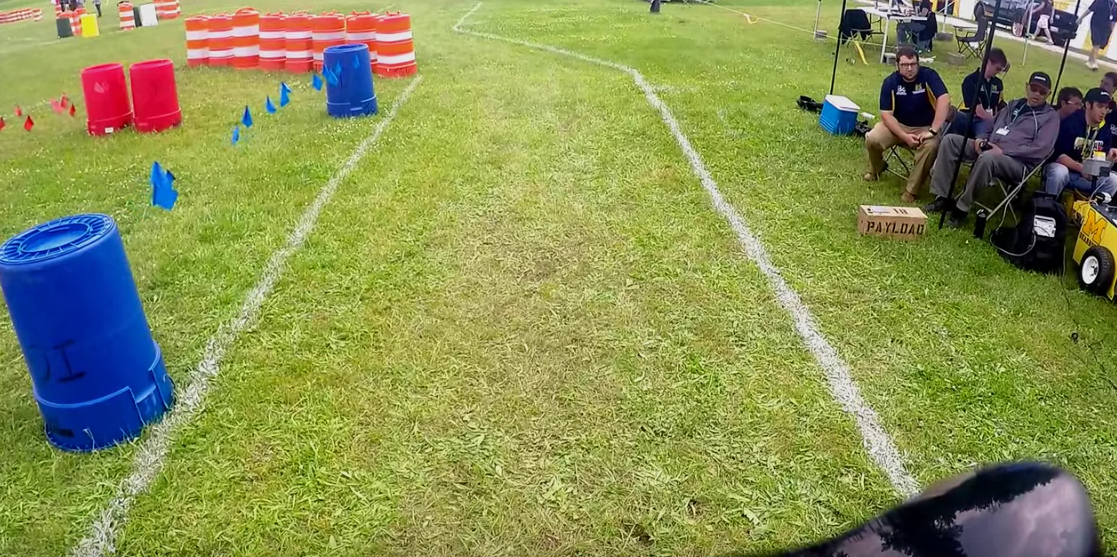
#> input picture OpenCV/f2.png, 1117 x 557 px
$ python -i perception.py   (imports and definitions only)
#> lines starting #> are read from the running program, lines starting #| are printed output that depends on the picture; after the words box and inside, x2 and y2 are one past the last pixel; in counts of white or black regions, pixels touching at a corner belong together
#> further down, picture is the input picture: shape (557, 1117, 3); mean B, G, R 84.2, 145, 137.5
import cv2
import numpy as np
import matplotlib.pyplot as plt
import os

## current working directory path
# [1 line that did not run here, left out]


## Reading the video frame by frame
def readVideo():

	# Read input video from current working directory
    	frame = cv2.VideoCapture('track_opencv.avi')

    	return frame

##Func to process the image for lane detetction
def Imgprocessing(frame):

	## hue-lightness-saturation is used for low light conditions to extract white lanes
	hls = cv2.cvtColor(frame, cv2.COLOR_BGR2HLS)
#> hls: shape (557, 1117, 3); mean of channels 0, 1, 2 47.7, 115.5, 117.1
	lower_white = np.array([0, 160, 10])
	upper_white = np.array([255, 255, 255])

	mask = cv2.inRange(frame, lower_white, upper_white)
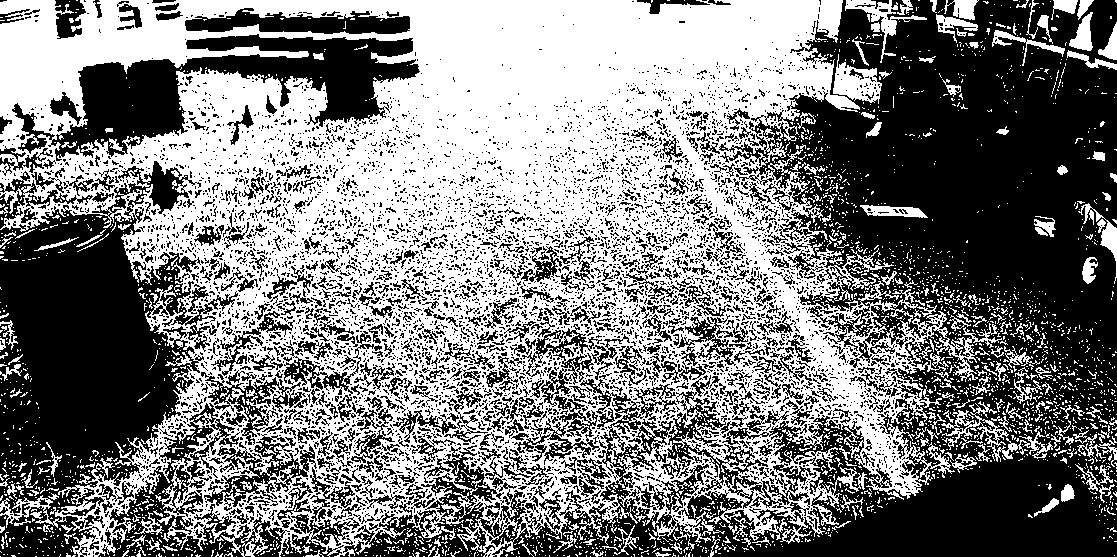
#> mask: shape (557, 1117); 49.6% white; 3097 white regions (2861 under 20 px), largest, box (x1, y1, x2, y2) and area: (0, 0, 1002, 557) 279472, (941, 401, 1053, 462) 1333, (833, 54, 882, 104) 1244
	result = cv2.bitwise_and(frame, frame, mask = mask)
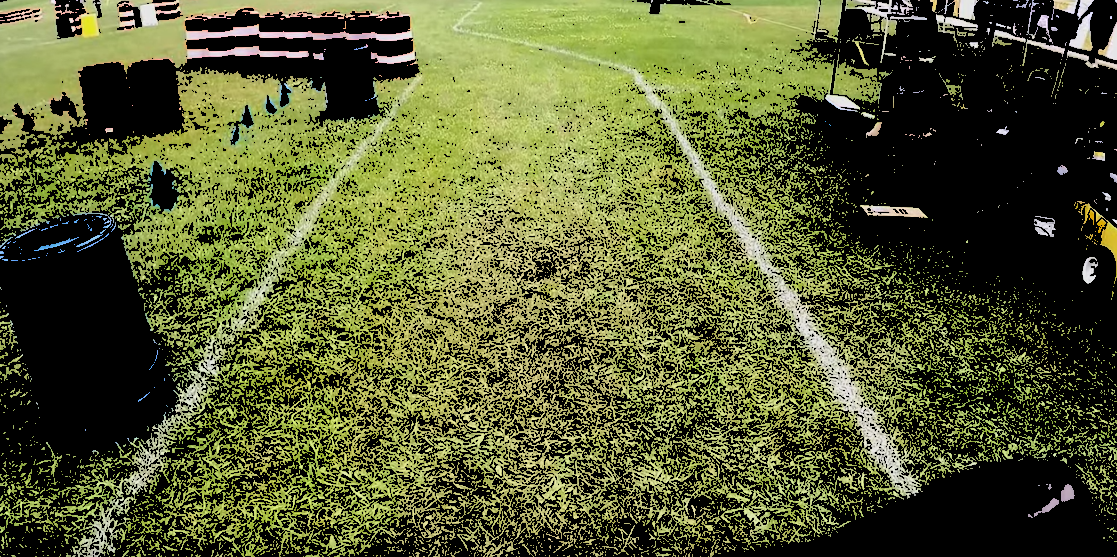
#> result: shape (557, 1117, 3); mean B, G, R 51, 92, 86.5

	##convert image to grayscale, apply threshold, blur and extract edges
	gray = cv2.cvtColor(result, cv2.COLOR_BGR2GRAY)
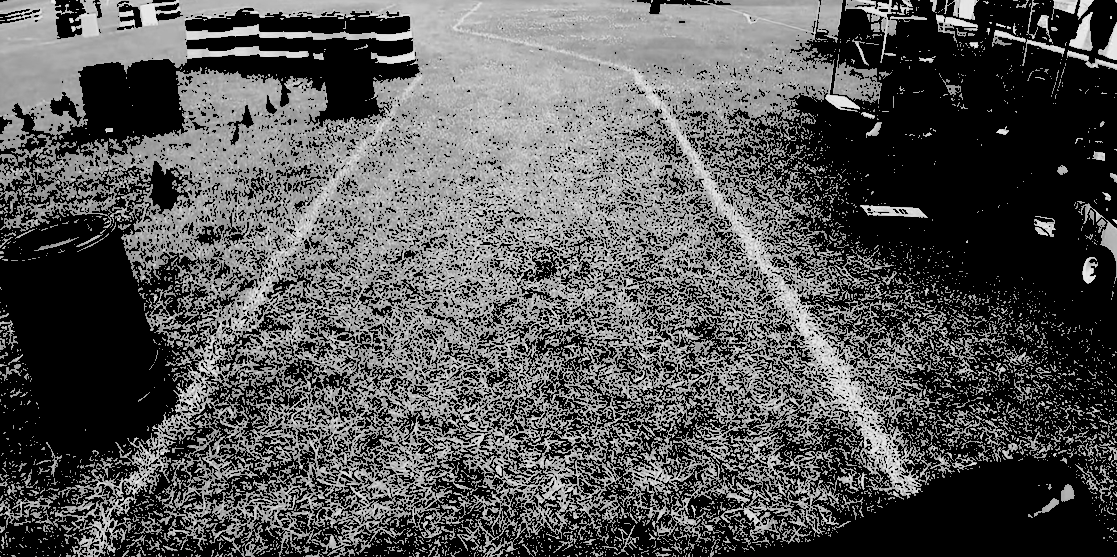
#> gray: shape (557, 1117); min 0, max 247, mean 85.7
	ret, thresh = cv2.threshold(gray, 160, 255, cv2.THRESH_BINARY)
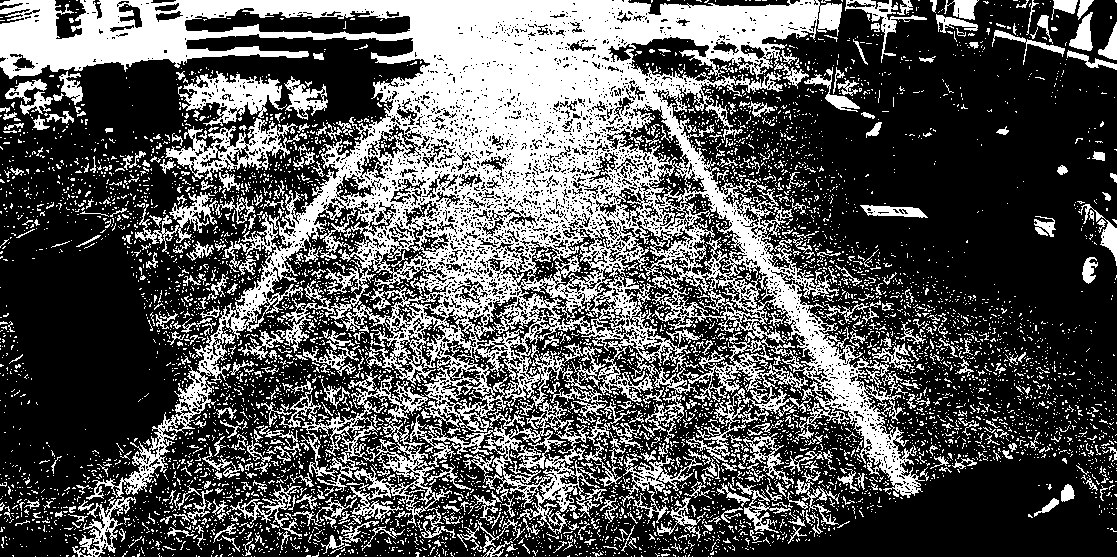
#> thresh: shape (557, 1117); 34.3% white; 6502 white regions (5991 under 20 px), largest, box (x1, y1, x2, y2) and area: (0, 0, 925, 557) 136808, (279, 370, 452, 527) 5680, (165, 118, 300, 181) 2812
	blur = cv2.GaussianBlur(thresh, (3,3), 0)
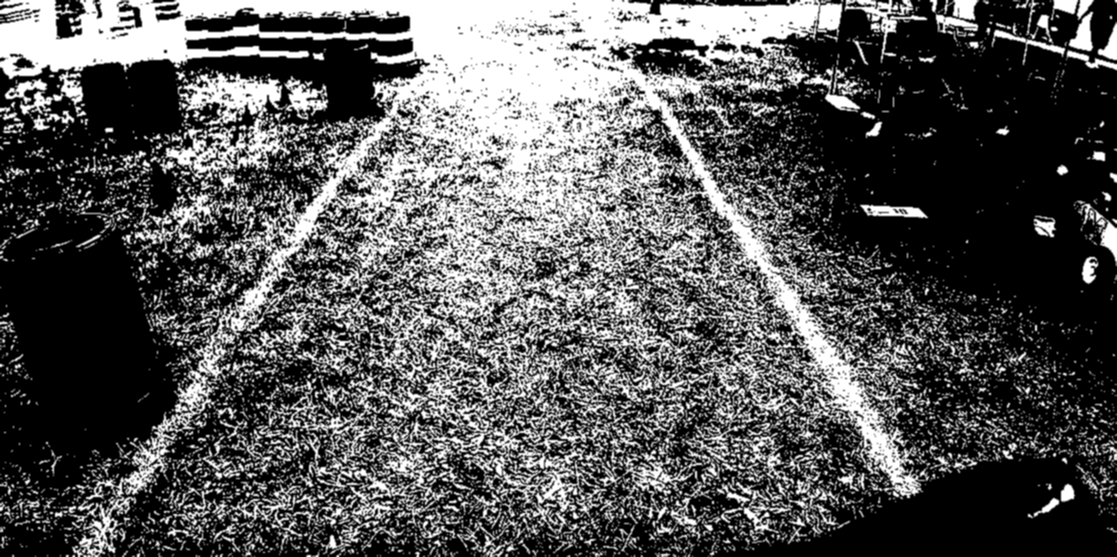
#> blur: shape (557, 1117); min 0, max 255, mean 87.5
	canny_edge = cv2.Canny(blur, 40, 60)
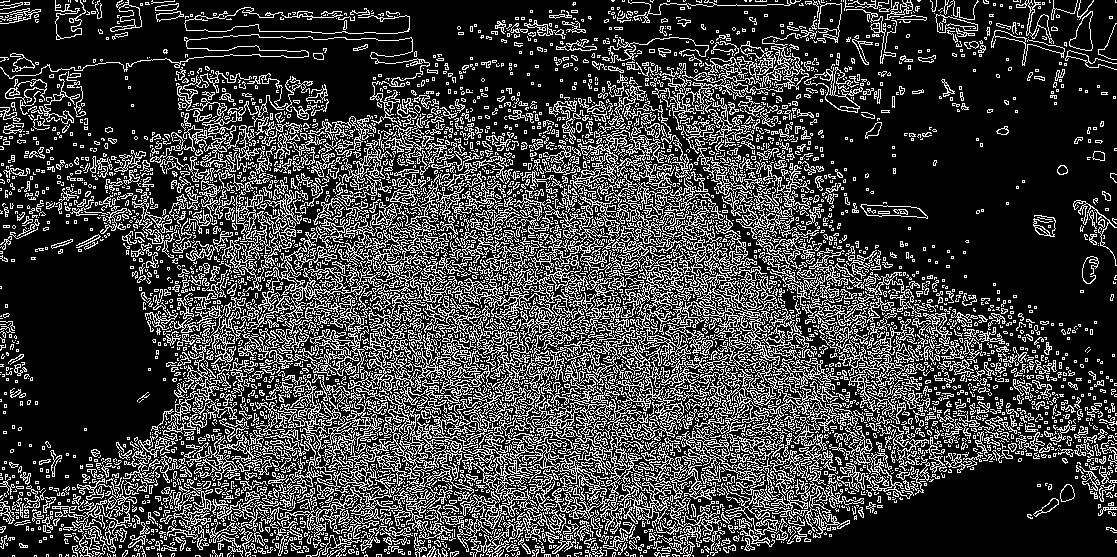
#> canny_edge: shape (557, 1117); 24.6% white in thin lines or dots

	##display the processed images
	cv2.imshow("Image", frame)
	cv2.imshow("HLS Filtered", result)
	cv2.imshow("Grayscale", gray)
	cv2.imshow("Thresholded", thresh)
	cv2.imshow("Blurred", blur)
	cv2.imshow("Canny Edges", canny_edge)

	return frame, result, gray, thresh, blur, canny_edge

##Func to apply perspective warp
def warp(img):

	## image size
	img_size = (img.shape[1], img.shape[0])


>>> import cv2
>>> picture = cv2.imread('OpenCV/f2.png')
>>> result = Imgprocessing(picture)
#> result = 6 items
